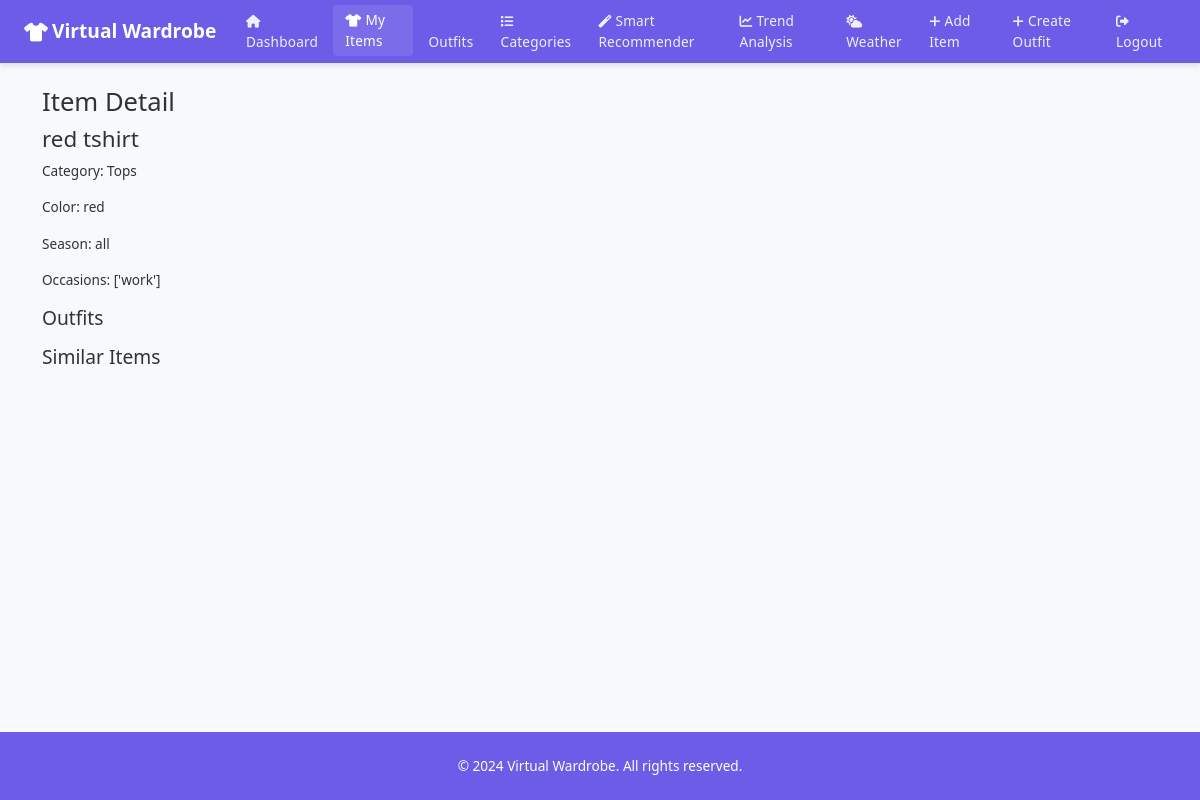
The page /items/3/ (signed in) on the database its author committed.
### wardrobe_app/models.py (models this page shows, shortened)
class ClothingItem(models.Model):
    SEASON_CHOICES = [
        ('all', 'All Seasons'),
        ('summer', 'Summer'),
        ('winter', 'Winter'),
        ('spring', 'Spring'),
        ('autumn', 'Autumn'),
    ]
    FIT_CHOICES = [
        ('loose', 'Loose'),
        ('slim', 'Slim'),
        ('regular', 'Regular'),
        ('oversized', 'Oversized'),
        ('fitted', 'Fitted'),
        ('relaxed', 'Relaxed'),
        ('tapered', 'Tapered'),
        ('straight', 'Straight'),
    ]
    OCCASION_CHOICES = [
        ('casual', 'Casual'),
        ('work', 'Work'),
        ('formal', 'Formal'),
        ('sports', 'Sports'),
        ('party', 'Party'),
        ('wedding', 'Wedding'),
        ('interview', 'Interview'),
        ('date', 'Date Night'),
        ('travel', 'Travel'),
        ('beach', 'Beach'),
        ('gym', 'Gym'),
        ('hiking', 'Hiking'),
        ('running', 'Running'),
        ('swimming', 'Swimming'),
        ('business', 'Business'),
        ('cocktail', 'Cocktail'),
        ('evening', 'Evening'),
        ('brunch', 'Brunch'),
        ('picnic', 'Picnic'),
        ('concert', 'Concert'),
        ('festival', 'Festival'),
        ('graduation', 'Graduation'),
        ('prom', 'Prom'),
        ('religious', 'Religious'),
        ('other', 'Other'),
    ]
    PROCESSING_STATUS_CHOICES = [
        ('pending', 'Pending'),
        ('processing', 'Processing'),
        ('completed', 'Completed'),
        ('failed', 'Failed')
    ]
    user = models.ForeignKey(
        User,
        on_delete=models.CASCADE,
        related_name='clothing_items',
        db_index=True
    )
    name = models.CharField(
        max_length=100,
        validators=[
            MinLengthValidator(1, message="Name cannot be empty."),
            RegexValidator(
                regex=r'^[\w\s\-\']+$',
                message="Name can only contain letters, numbers, spaces, hyphens, and apostrophes.",
                code='invalid_name'
            )
        ]
    )
    category = models.ForeignKey(
        ClothingCategory,
        on_delete=models.SET_NULL,
        null=True,
        db_index=True
    )
    color = models.CharField(
        max_length=50,
        validators=[
            MinLengthValidator(2, message="Color must be at least 2 characters long.")
        ]
    )
    season = models.CharField(
        max_length=10,
        choices=SEASON_CHOICES,
        default='all'
    )
    fit = models.CharField(
        max_length=10,
        choices=FIT_CHOICES,
        default='regular'
    )
    fabric_type = models.CharField(max_length=50, blank=True)
    occasions = models.JSONField(default=list)
    image = models.ImageField(
        upload_to='wardrobe_items/',
        null=True,
        blank=True,
        validators=[
            FileExtensionValidator(
                allowed_extensions=['jpg', 'jpeg', 'png', 'gif'],
                message="Only .jpg, .jpeg, .png, and .gif files are allowed."
            )
        ]
    )
    style = models.CharField(max_length=100, blank=True, null=True)
    color_palette = models.JSONField(default=list, blank=True, null=True)
    style_embedding = models.JSONField(default=dict, blank=True, null=True)
    trend_score = models.FloatField(
        null=True,
        blank=True,
        validators=[
            MinValueValidator(0.0, message="Trend score cannot be negative."),
            MaxValueValidator(10.0, message="Trend score cannot exceed 10.")
        ]
    )
    features = models.JSONField(default=dict, blank=True, null=True)  # Store extracted features
    processing_status = models.CharField(
        max_length=20,
        choices=PROCESSING_STATUS_CHOICES,
        default='pending'
    )
    processing_error = models.TextField(blank=True)
    purchase_date = models.DateField(
        null=True,
        blank=True,
        validators=[
            MaxValueValidator(
                limit_value=timezone.now().date,
                message="Purchase date cannot be in the future."
            )
        ]
    )
    brand = models.CharField(max_length=100, blank=True)
    notes = models.TextField(blank=True, max_length=1000)
    created_at = models.DateTimeField(auto_now_add=True)
    updated_at = models.DateTimeField(auto_now=True)
    class Meta:
        ordering = ['-created_at']
        verbose_name_plural = "Clothing Items"

class ClothingCategory(models.Model):
    CATEGORY_CHOICES = [
        ('tops', 'Tops'),
        ('bottoms', 'Bottoms'),
        ('dresses', 'Dresses'),
        ('outerwear', 'Outerwear'),
        ('shoes', 'Shoes'),
        ('accessories', 'Accessories'),
        ('underwear', 'Underwear'),
        ('swimwear', 'Swimwear'),
        ('activewear', 'Activewear'),
        ('formalwear', 'Formal Wear'),
        ('sleepwear', 'Sleepwear'),
        ('bags', 'Bags'),
        ('jewelry', 'Jewelry'),
        ('hats', 'Hats'),
        ('gloves', 'Gloves'),
        ('scarves', 'Scarves'),
        ('belts', 'Belts'),
        ('socks', 'Socks'),
        ('ties', 'Ties'),
        ('other', 'Other'),
    ]
    name = models.CharField(
        max_length=50,
        choices=CATEGORY_CHOICES,
        unique=True,
        validators=[MinLengthValidator(3, message="Category name must be at least 3 characters long.")]
    )
    description = models.TextField(blank=True, max_length=500)
    def __str__(self):
        return self.get_name_display()
    class Meta:
        verbose_name_plural = "Clothing Categories"

### wardrobe_app/views.py (the view)
# urls.py: path('items/<int:item_id>/', views.item_detail, name='item_detail'),
@login_required
def item_detail(request, item_id):
    item = get_object_or_404(ClothingItem, id=item_id, user=request.user)
    return render(request, 'wardrobe_app/item_detail.html', {'item': item})

### templates/wardrobe_app/item_detail.html (shortened to what this page needs)
{% extends 'base.html' %}
{% block content %}
  <h1>Item Detail</h1>
  <h2>{{ item.name }}</h2>
  <p>Category: {{ item.category }}</p>
  <p>Color: {{ item.color }}</p>
  <p>Season: {{ item.season }}</p>
  <p>Occasions: {{ item.occasions }}</p>
  <h3>Outfits</h3>
  <h3>Similar Items</h3>
{% endblock %}

### templates/base.html (style rules this page uses)
:root { --primary-color: #6c5ce7; --secondary-color: #a8a4e6; --accent-color: #fd79a8; --background-color: #f8f9fa; --text-color: #2d3436; --base-font-size: 0.85rem; }
body { font-family: 'Segoe UI', Tahoma, Geneva, Verdana, sans-serif; background-color: var(--background-color); color: var(--text-color); min-height: 100vh; display: flex; flex-direction: column; font-size: var(--base-font-size); }
.form-label, .form-control, .form-select, .form-text, .card-text, .invalid-feedback, p, li, td, th, .btn, .alert, .badge, .nav-link { font-size: var(--base-font-size) !important; }
h1, .h1 { font-size: 1.6rem !important; }
h2, .h2 { font-size: 1.4rem !important; }
h3, .h3 { font-size: 1.2rem !important; }

### rows shown on the page
ClothingItem: name "red tshirt", category "Tops", color "red", season "all", occasions "['work']"
